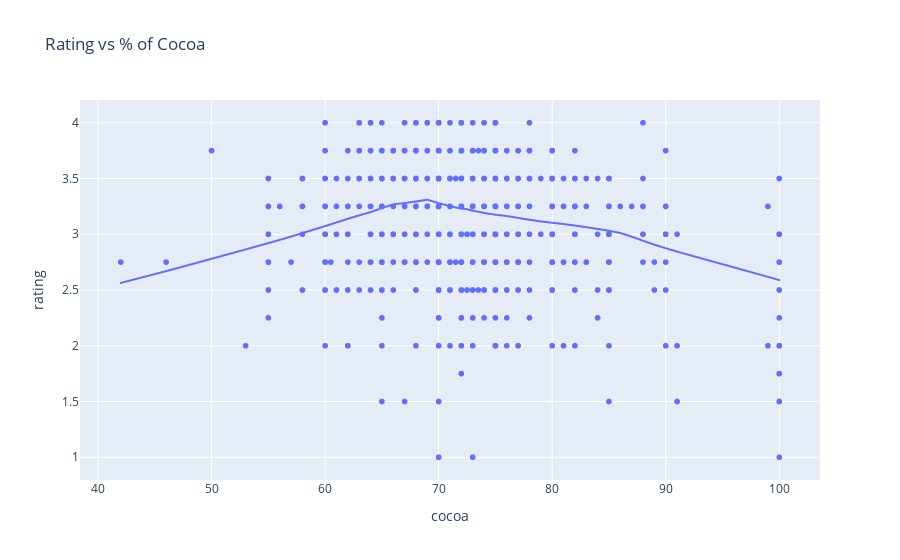

This figure's notebook cell:
### Code cell
px.scatter(data_frame=data, x='cocoa', y='rating', trendline="lowess", title='Rating vs % of Cocoa')
# trend line: LOcally WEighted Scatterplot Smoothing (LOWESS)

### Figure 1 — Plotly figure (JSON) as saved in the notebook; plotly's stock layout.template omitted (floating-point values rounded to 4 significant figures; data arrays with more than 128 entries replaced by an {"elided": "..."} marker saying what was removed)
{"data": [{"hovertemplate": "cocoa=%{x}<br>rating=%{y}<extra></extra>", "legendgroup": "", "marker": {"color": "#636efa", "symbol": "circle"}, "mode": "markers", "name": "", "showlegend": false, "type": "scattergl", "x": {"elided": "2530 float values"}, "xaxis": "x", "y": {"elided": "2530 float values"}, "yaxis": "y"}, {"hovertemplate": "<b>LOWESS trendline</b><br><br>cocoa=%{x}<br>rating=%{y} <b>(trend)</b><extra></extra>", "legendgroup": "", "marker": {"color": "#636efa", "symbol": "circle"}, "mode": "lines", "name": "", "showlegend": false, "type": "scattergl", "x": {"elided": "2530 float values"}, "xaxis": "x", "y": {"elided": "2530 float values"}, "yaxis": "y"}], "layout": {"legend": {"tracegroupgap": 0}, "title": {"text": "Rating vs % of Cocoa"}, "xaxis": {"anchor": "y", "domain": [0, 1], "title": {"text": "cocoa"}}, "yaxis": {"anchor": "x", "domain": [0, 1], "title": {"text": "rating"}}}}
